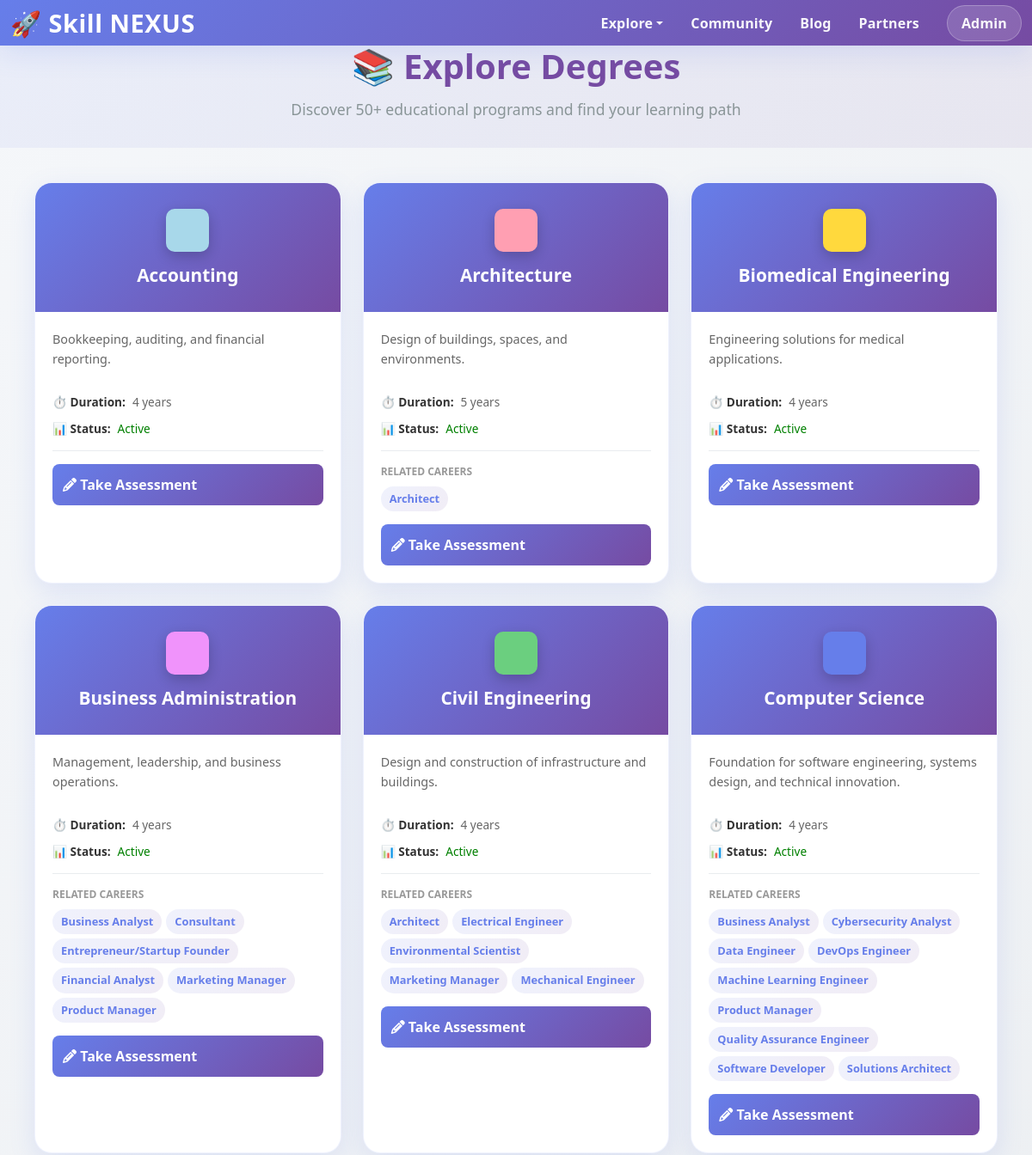
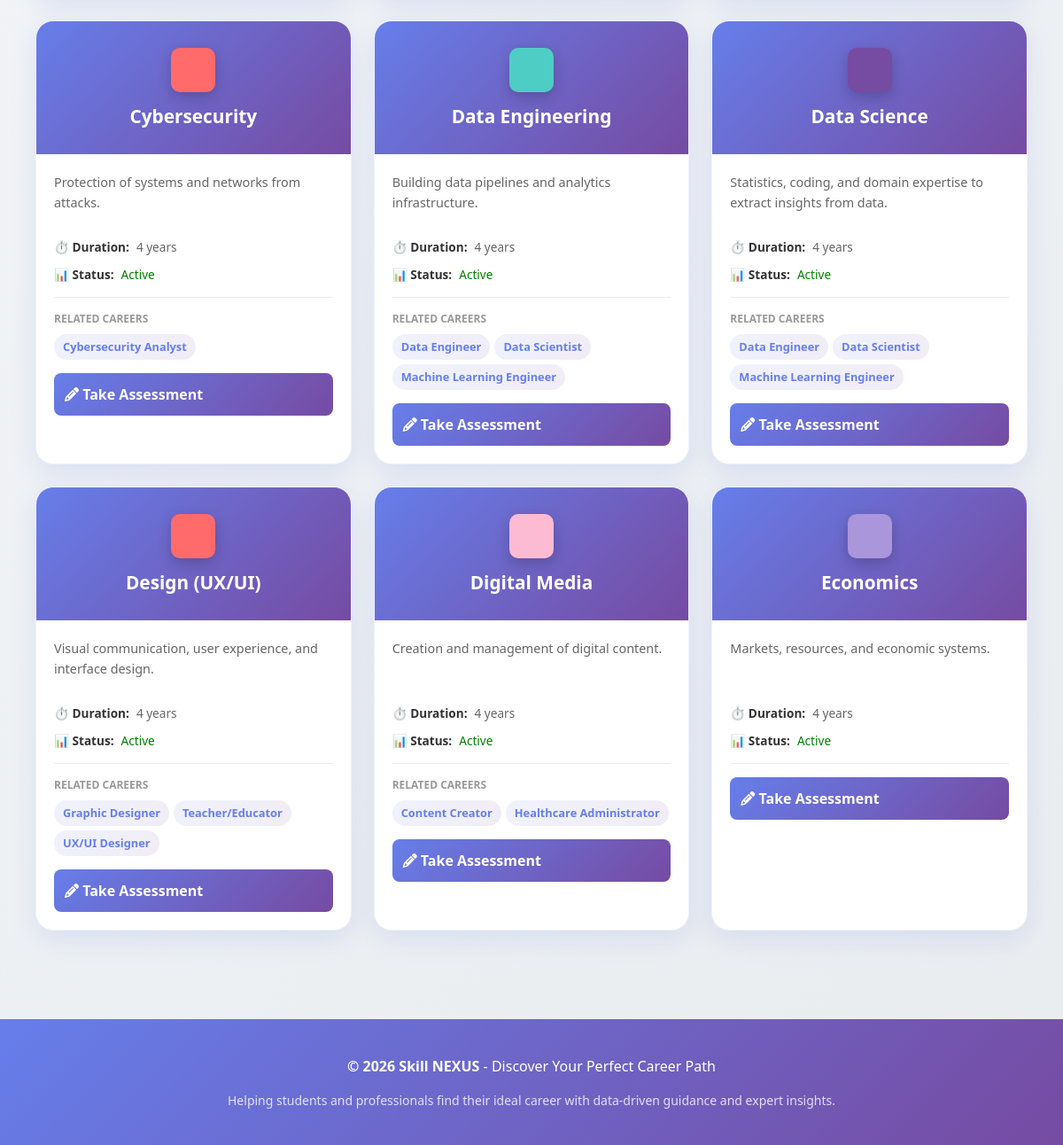
Page /results/degrees.php on the committed database (2 pictures, top to bottom).
### tables this page shows
CREATE TABLE `degrees` (
  `id` INT UNSIGNED NOT NULL AUTO_INCREMENT,
  `name` VARCHAR(255) NOT NULL,
  `description` TEXT,
  `duration` VARCHAR(100),
  `icon` VARCHAR(255),
  `color_code` VARCHAR(7),
  `is_active` BOOLEAN DEFAULT TRUE,
  `created_at` TIMESTAMP NOT NULL DEFAULT CURRENT_TIMESTAMP,
  `updated_at` TIMESTAMP NOT NULL DEFAULT CURRENT_TIMESTAMP ON UPDATE CURRENT_TIMESTAMP,
  PRIMARY KEY (`id`),
  UNIQUE KEY `unique_degree_name` (`name`),
  INDEX `idx_degrees_active` (`is_active`)
);

CREATE TABLE `careers` (
  `id` INT UNSIGNED NOT NULL AUTO_INCREMENT,
  `name` VARCHAR(255) NOT NULL,
  `description` TEXT,
  `average_salary` VARCHAR(100),
  `job_outlook` TEXT,
  `icon` VARCHAR(255),
  `color_code` VARCHAR(7),
  `is_active` BOOLEAN DEFAULT TRUE,
  `created_at` TIMESTAMP NOT NULL DEFAULT CURRENT_TIMESTAMP,
  `updated_at` TIMESTAMP NOT NULL DEFAULT CURRENT_TIMESTAMP ON UPDATE CURRENT_TIMESTAMP,
  PRIMARY KEY (`id`),
  UNIQUE KEY `unique_career_name` (`name`),
  INDEX `idx_careers_active` (`is_active`)
);

### results/degrees.php (the view, shortened to what this page needs)
<?php
include __DIR__ . '/../config.php';
$page = $_GET['page'] ?? 1;
$limit = 12;
$offset = ($page - 1) * $limit;
$stmt = $pdo->prepare("
    SELECT * FROM degrees WHERE is_active = TRUE
    ORDER BY name ASC
    LIMIT :limit OFFSET :offset
");
$stmt->bindParam(':limit', $limit, PDO::PARAM_INT);
$stmt->bindParam(':offset', $offset, PDO::PARAM_INT);
$stmt->execute();
$degrees = $stmt->fetchAll();
function getDegreeSuggestions(PDO $pdo, int $degree_id): array
{
    $stmt = $pdo->prepare("
        SELECT c.*
        FROM careers c
        JOIN career_degrees cd ON c.id = cd.career_id
        WHERE cd.degree_id = :degree_id AND c.is_active = 1
        ORDER BY c.name ASC
    ");
    $stmt->execute(['degree_id' => $degree_id]);
    return $stmt->fetchAll(PDO::FETCH_ASSOC) ?: [];
}
?>
<!DOCTYPE html>
<html lang="en">
<head>
    <link href="https://cdn.jsdelivr.net/npm/bootstrap@5.3.2/dist/css/bootstrap.min.css" rel="stylesheet">
    <link rel="stylesheet" href="https://cdnjs.cloudflare.com/ajax/libs/font-awesome/6.4.0/css/all.min.css">
    <link rel="stylesheet" href="<?= BASE_URL ?>/assets/styles.css">
</head>
<body>
    <div class="header-section">
        <h1>📚 Explore Degrees</h1>
        <p>Discover 50+ educational programs and find your learning path</p>
    </div>
    <?php if (!empty($degrees)): ?>
        <div class="degree-grid">
            <?php foreach ($degrees as $degree):
                $bgColor = isset($degree['color_code']) && $degree['color_code'] ? $degree['color_code'] : '#667eea';
                $careers = getDegreeSuggestions($pdo, $degree['id']);
                ?>
                <div class="degree-card">
                    <div class="degree-header">
                        <div class="degree-header-color" style="background-color: <?= htmlspecialchars($bgColor) ?>;"></div>
                        <h3 class="degree-title"><?= e($degree['name']) ?></h3>
                    </div>
                    <div class="degree-body">
                        <p class="degree-description">
                            <?= e(substr($degree['description'] ?? '', 0, 120)) ?>
                        </p>
                        <div class="degree-meta">
                            <?php if ($degree['duration']): ?>
                                <div class="meta-item">
                                    <strong>⏱️ Duration:</strong> <?= e($degree['duration']) ?>
                                </div>
                            <?php endif; ?>
                            <div class="meta-item">
                                <strong>📊 Status:</strong>
                                <?= $degree['is_active'] ? '<span style="color: green;">Active</span>' : '<span style="color: red;">Inactive</span>' ?>
                            </div>
                        </div>
                        <?php if (!empty($careers)): ?>
                            <div class="careers-preview">
                                <div class="careers-label">Related Careers</div>
                                <div class="career-links">
                                    <?php foreach ($careers as $career): ?>
                                        <span class="career-link"><?= e($career['name']) ?></span>
                                    <?php endforeach; ?>
                                </div>
                            </div>
                        <?php endif; ?>
                        <a href="<?= BASE_URL ?>/career/test.php" class="btn-learn">
                            <i class="fas fa-pencil"></i> Take Assessment
                        </a>
                    </div>
                </div>
            <?php endforeach; ?>
        </div>
    <?php endif; ?>
</body>
</html>

### assets/styles.css (style rules this page uses)
:root { --gradient-primary: linear-gradient(135deg, #667eea 0%, #764ba2 100%); --gradient-accent: linear-gradient(135deg, #f093fb 0%, #f5576c 100%); --gradient-light: linear-gradient(135deg, #667eea14, #764ba214); --bg-primary: #ffffff; --bg-secondary: #f8f9fa; --bg-light: #f0f2f5; --text-primary: #2c3e50; --text-muted: #7f8c8d; --accent: #667eea; --accent-strong: #764ba2; --shadow: 0 10px 30px rgba(102, 126, 234, 0.15); --shadow-hover: 0 15px 50px rgba(102, 126, 234, 0.25); }
* { margin: 0; padding: 0; box-sizing: border-box; }
html { scroll-behavior: smooth; }
body { font-family: 'Segoe UI', Tahoma, Geneva, Verdana, sans-serif; min-height: 100vh; background: linear-gradient(135deg, #f5f7fa 0%, #e9ecef 100%) !important; color: var(--text-primary) !important; }
a { color: inherit; text-decoration: none; }
.career-card, .degree-card, .feature-card, .tip-card, .blog-card, .partner-card, .card, .card-glass { background: #ffffff !important; border: 1px solid rgba(102, 126, 234, 0.1) !important; color: var(--text-primary) !important; box-shadow: var(--shadow) !important; border-radius: 20px !important; transition: all 0.3s ease !important; }
.test-container, .results-container, .career-grid, .degree-grid, .question-container { margin-top: 0 !important; padding-top: 0 !important; }
.header-section { background: var(--gradient-light); color: var(--accent-strong); padding: 2rem 1.5rem; text-align: center; border-radius: 0; margin-top: 0 !important; padding-top: 0 !important; }
.header-section h1 { font-size: 2.5rem; font-weight: 900; margin-bottom: 0.8rem; }
.header-section p { font-size: 1.1rem; color: var(--text-muted); }

### results/degrees.php (style rules this page uses)
* { margin: 0; padding: 0; box-sizing: border-box; }
body { font-family: 'Segoe UI'; background: linear-gradient(135deg, #f8f9fa 0%, #e9ecef 100%); min-height: 100vh; }
.degree-grid { display: grid; grid-template-columns: repeat(auto-fill, minmax(300px, 1fr)); gap: 25px; padding: 40px; margin: 0 auto; max-width: 1400px; }
.degree-card { background: white; border-radius: 15px; overflow: hidden; box-shadow: 0 5px 20px rgba(0, 0, 0, 0.1); transition: all 0.3s ease; animation: fadeInUp 0.6s ease-out; }
.degree-header { background: linear-gradient(135deg, #667eea, #764ba2); color: white; padding: 30px 20px; text-align: center; }
.degree-header-color { width: 50px; height: 50px; border-radius: 10px; margin: 0 auto 15px; box-shadow: 0 5px 15px rgba(0, 0, 0, 0.2); }
.degree-title { font-size: 1.3rem; font-weight: 700; margin: 0; }
.degree-body { padding: 20px; }
.degree-description { color: #666; font-size: 0.9rem; line-height: 1.6; margin-bottom: 15px; min-height: 60px; }
.degree-meta { display: grid; gap: 10px; margin-bottom: 15px; padding-bottom: 15px; border-bottom: 1px solid #e9ecef; }
.meta-item { display: flex; align-items: center; gap: 8px; font-size: 0.85rem; color: #666; }
.meta-item strong { color: #333; }
.careers-preview { margin-bottom: 15px; }
.careers-label { font-size: 0.75rem; color: #999; font-weight: 600; text-transform: uppercase; margin-bottom: 8px; }
.career-links { display: flex; flex-wrap: wrap; gap: 5px; }
.career-link { background: linear-gradient(135deg, rgba(102, 126, 234, 0.1), rgba(118, 75, 162, 0.1)); color: #667eea; padding: 5px 10px; border-radius: 15px; font-size: 0.8rem; font-weight: 600; }
.btn-learn { width: 100%; background: linear-gradient(135deg, #667eea, #764ba2); color: white; border: none; padding: 12px; border-radius: 8px; font-weight: 600; cursor: pointer; transition: all 0.3s; text-decoration: none; display: block; }
.header-section { background: linear-gradient(135deg, #667eea 0%, #764ba2 100%); color: white; padding: 60px 20px; text-align: center; margin-bottom: 40px; }
.header-section h1 { font-size: 2.5rem; font-weight: 800; margin-bottom: 15px; }
.header-section p { font-size: 1.1rem; opacity: 0.9; margin: 0; }

### rows in the picture
degrees: name "Accounting", description "Bookkeeping, auditing, and financial reporting.", duration "4 years", is_active "Active"
degrees: name "Architecture", description "Design of buildings, spaces, and environments.", duration "5 years", is_active "Active"
careers: name "Architect"
degrees: name "Biomedical Engineering", description "Engineering solutions for medical applications.", duration "4 years", is_active "Active"
degrees: name "Business Administration", description "Management, leadership, and business operations.", duration "4 years", is_active "Active"
careers: name "Business Analyst"
careers: name "Consultant"
careers: name "Entrepreneur/Startup Founder"
careers: name "Financial Analyst"
careers: name "Marketing Manager"
careers: name "Product Manager"
degrees: name "Civil Engineering", description "Design and construction of infrastructure and buildings.", duration "4 years", is_active "Active"
careers: name "Electrical Engineer"
careers: name "Environmental Scientist"
careers: name "Mechanical Engineer"
degrees: name "Computer Science", description "Foundation for software engineering, systems design, and technical innovation.", duration "4 years", is_active "Active"
careers: name "Cybersecurity Analyst"
careers: name "Data Engineer"
careers: name "DevOps Engineer"
careers: name "Machine Learning Engineer"
careers: name "Quality Assurance Engineer"
careers: name "Software Developer"
careers: name "Solutions Architect"
degrees: name "Cybersecurity", description "Protection of systems and networks from attacks.", duration "4 years", is_active "Active"
degrees: name "Data Engineering", description "Building data pipelines and analytics infrastructure.", duration "4 years", is_active "Active"
careers: name "Data Scientist"
degrees: name "Data Science", description "Statistics, coding, and domain expertise to extract insights from data.", duration "4 years", is_active "Active"
degrees: name "Design (UX/UI)", description "Visual communication, user experience, and interface design.", duration "4 years", is_active "Active"
careers: name "Graphic Designer"
careers: name "Teacher/Educator"
careers: name "UX/UI Designer"
degrees: name "Digital Media", description "Creation and management of digital content.", duration "4 years", is_active "Active"
careers: name "Content Creator"
careers: name "Healthcare Administrator"
degrees: name "Economics", description "Markets, resources, and economic systems.", duration "4 years", is_active "Active"
